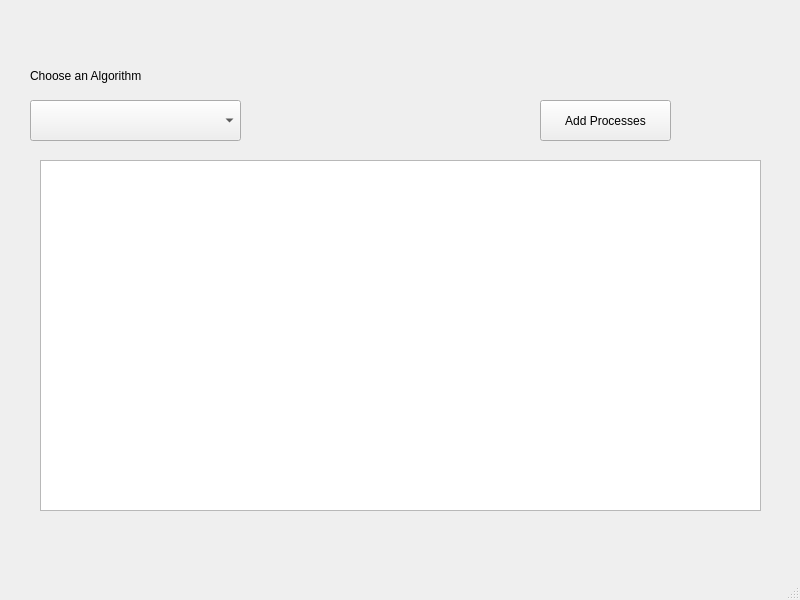
<?xml version="1.0" encoding="UTF-8"?>
<ui version="4.0">
 <class>MainWindow</class>
 <widget class="QMainWindow" name="MainWindow">
  <property name="geometry">
   <rect>
    <x>0</x>
    <y>0</y>
    <width>800</width>
    <height>600</height>
   </rect>
  </property>
  <property name="windowTitle">
   <string>MainWindow</string>
  </property>
  <widget class="QWidget" name="centralwidget">
   <widget class="QComboBox" name="algorithmsMenu">
    <property name="geometry">
     <rect>
      <x>30</x>
      <y>100</y>
      <width>211</width>
      <height>41</height>
     </rect>
    </property>
   </widget>
   <widget class="QLabel" name="label">
    <property name="geometry">
     <rect>
      <x>30</x>
      <y>60</y>
      <width>201</width>
      <height>31</height>
     </rect>
    </property>
    <property name="text">
     <string>Choose an Algorithm</string>
    </property>
   </widget>
   <widget class="QPushButton" name="add_processesBtn">
    <property name="geometry">
     <rect>
      <x>540</x>
      <y>100</y>
      <width>131</width>
      <height>41</height>
     </rect>
    </property>
    <property name="text">
     <string>Add Processes</string>
    </property>
   </widget>
   <widget class="QListWidget" name="listWidget">
    <property name="geometry">
     <rect>
      <x>40</x>
      <y>160</y>
      <width>721</width>
      <height>351</height>
     </rect>
    </property>
   </widget>
  </widget>
  <widget class="QMenuBar" name="menubar">
   <property name="geometry">
    <rect>
     <x>0</x>
     <y>0</y>
     <width>800</width>
     <height>25</height>
    </rect>
   </property>
  </widget>
  <widget class="QStatusBar" name="statusbar"/>
 </widget>
 <resources/>
 <connections/>
</ui>
